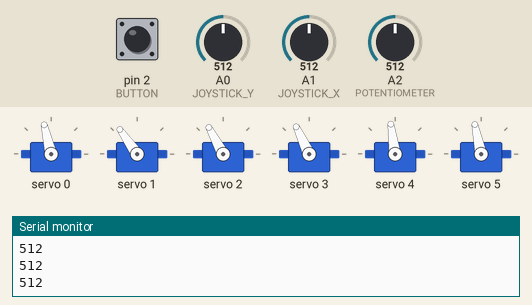
The sketch below on a simulated Arduino Uno, built with avr-gcc and run on an emulated ATmega328P. Parts: 6 × servo, the last lines printed to the serial monitor. The test bench sets the inputs (shaded band); at power-on: A0 (JOYSTICK_Y) = 512, A1 (JOYSTICK_X) = 512, A2 (POTENTIOMETER) = 512, pin 2 (BUTTON) LOW.

Above: at 1.2 s.
1.3 s: A0 (JOYSTICK_Y) set to 716
At 1.9 s:
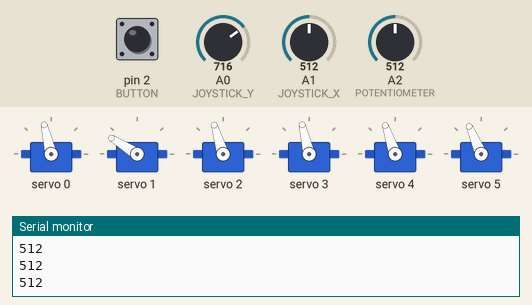
2.8 s: A1 (JOYSTICK_X) set to 716
At 3.3 s:
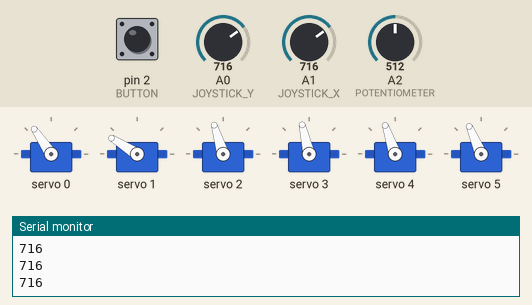
4.3 s: A2 (POTENTIOMETER) set to 716
At 5.5 s:
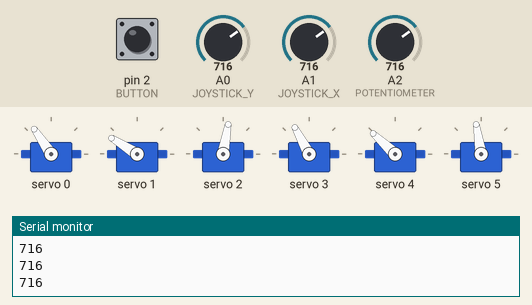
5.8 s: pin 2 (BUTTON) pulled HIGH for 0.15 s
At 5.88 s:
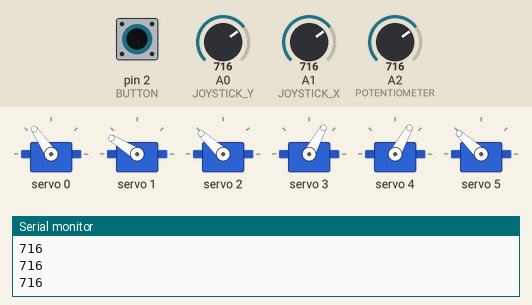
7.4 s: A1 (JOYSTICK_X) set to 900
At 7.7 s:
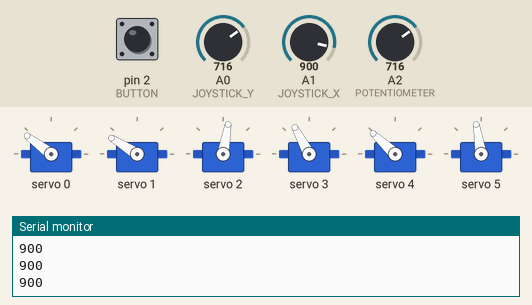
8.9 s: A0 (JOYSTICK_Y) set to 900
At 10.3 s:
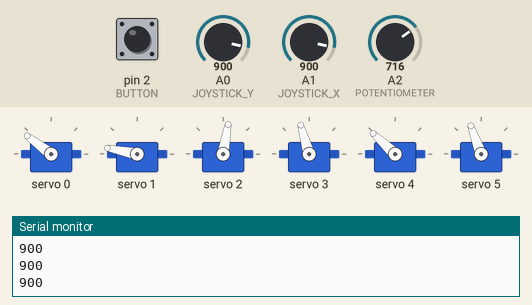
Timing chart, 0 to 11.4 s (numbered marks = the images above; inputs shaded):
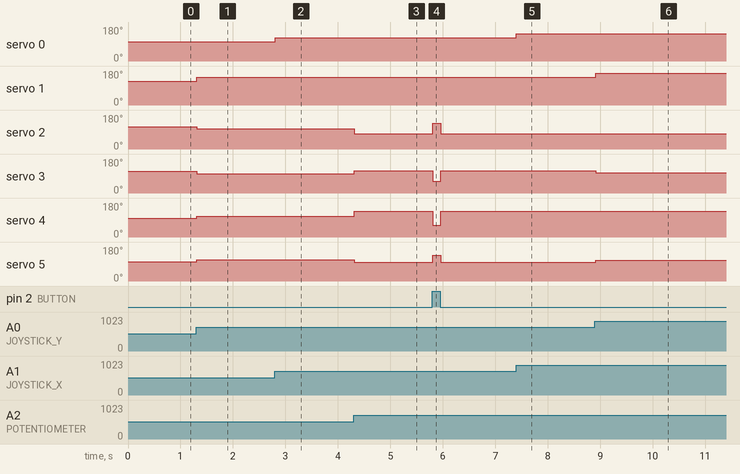

Measured:
- after the input at 1.3 s, servo 1: 125° → 148° at once; servo 2: 118° → 107° at once; servo 3: 115° → 103° at once; servo 4: 98° → 109° at once; servo 5: 102° → 113° at once
- after the input at 2.8 s, servo 0: 103° → 124° at once
- after the input at 4.3 s, servo 2: 107° → 80° at once; servo 3: 103° → 118° at once; servo 4: 109° → 137° at once; servo 5: 113° → 99° at once
- after the input at 5.8 s, servo 2: 80° → 137° at once, → 80° 0.15 s later; servo 3: 118° → 61° at once, → 118° 0.15 s later; servo 4: 137° → 61° at once, → 137° 0.15 s later; servo 5: 99° → 137° at once, → 99° 0.15 s later
- after the input at 7.4 s, servo 0: 124° → 143° at once
- after the input at 8.9 s, servo 1: 148° → 169° at once; servo 3: 118° → 106° at once; servo 5: 99° → 110° at once

The sketch:

eye.ino
```cpp
/* filename...: eye.ino
 * project....: Eye mechanism
 * creation...: 28/02/2024
 * updated....: 03/03/2024
 * version....: 0.0.1
 * description: eyes control
 */
#include <Wire.h>
#include <Adafruit_PWMServoDriver.h>

/*-----------------------------------------------------------------------------
 * COSTANTs
 *---------------------------------------------------------------------------*/
//used pins
#define JOYSTICK_Y    A0
#define JOYSTICK_X    A1
#define POTENTIOMETER A2
#define BUTTON        2

enum SERVO_CHANNEL {EYES_X = 0,         //#0
                    EYES_Y,             //#1
                    EYE_DX_LID_UP,      //#2
                    EYE_DX_LID_DOWN,    //#3
                    EYE_SX_LID_UP,      //#4
                    EYE_SX_LID_DOWN};   //#5

//Board 0: Address = 0x40 Offset = binary 00000 (no jumpers required)
//called this way, it uses the default address 0x40
Adafruit_PWMServoDriver pwm = Adafruit_PWMServoDriver();

//eyes
int x, y;
int eyesX, eyesY;

//lid
int lidUpEyeDx, lidDownEyeDx;
int lidUpEyeSx, lidDownEyeSx;
int lidTrim   = 0;
int lidButton = 0;

void setup() {
    Serial.begin(9600);
    Serial.println("eyes start");

    pinMode(POTENTIOMETER, INPUT);
    pinMode(BUTTON, INPUT);

    pwm.begin();
    pwm.setPWMFreq(50);  // Analog servos run at ~60 Hz updates

    delay(10);
}

void loop() {

    //eyes position
    x = analogRead(JOYSTICK_X);
    y = analogRead(JOYSTICK_Y);
    eyesX = map(x, 0, 1023, 220, 440);  //converting from Degrees to pulse length
    eyesY = map(y, 0, 1023, 250, 500);

    //lid trim
    lidTrim = analogRead(POTENTIOMETER);
    lidTrim = map(lidTrim, 320, 580, -40, 40);

    lidUpEyeDx = map(y, 0, 1023, 400, 280);
    lidUpEyeDx -= (lidTrim - 40);
    lidUpEyeDx = constrain(lidUpEyeDx, 280, 400);
    lidUpEyeSx = 680 - lidUpEyeDx;

    lidDownEyeDx = map(y, 0, 1023, 410, 280);
    lidDownEyeDx += (lidTrim / 2);
    lidDownEyeDx = constrain(lidDownEyeDx, 280, 400);
    lidDownEyeSx = 680 - lidDownEyeDx;

    //eyes
    pwm.setPWM(EYES_X, 0, eyesX);
    pwm.setPWM(EYES_Y, 0, eyesY);

    //lid
    lidButton = digitalRead(BUTTON);
    if (lidButton == HIGH) {
        pwm.setPWM(EYE_DX_LID_UP  , 0, 400);
        pwm.setPWM(EYE_DX_LID_DOWN, 0, 240);
        pwm.setPWM(EYE_SX_LID_UP  , 0, 240);
        pwm.setPWM(EYE_SX_LID_DOWN, 0, 400);
    }
    else if (lidButton == LOW) {
        pwm.setPWM(EYE_DX_LID_UP,   0, lidUpEyeDx);
        pwm.setPWM(EYE_DX_LID_DOWN, 0, lidDownEyeDx);
        pwm.setPWM(EYE_SX_LID_UP,   0, lidUpEyeSx);
        pwm.setPWM(EYE_SX_LID_DOWN, 0, lidDownEyeSx);
    }

    //Serial.println(lidTrim);
    Serial.println(x);

    delay(5);
}
```
